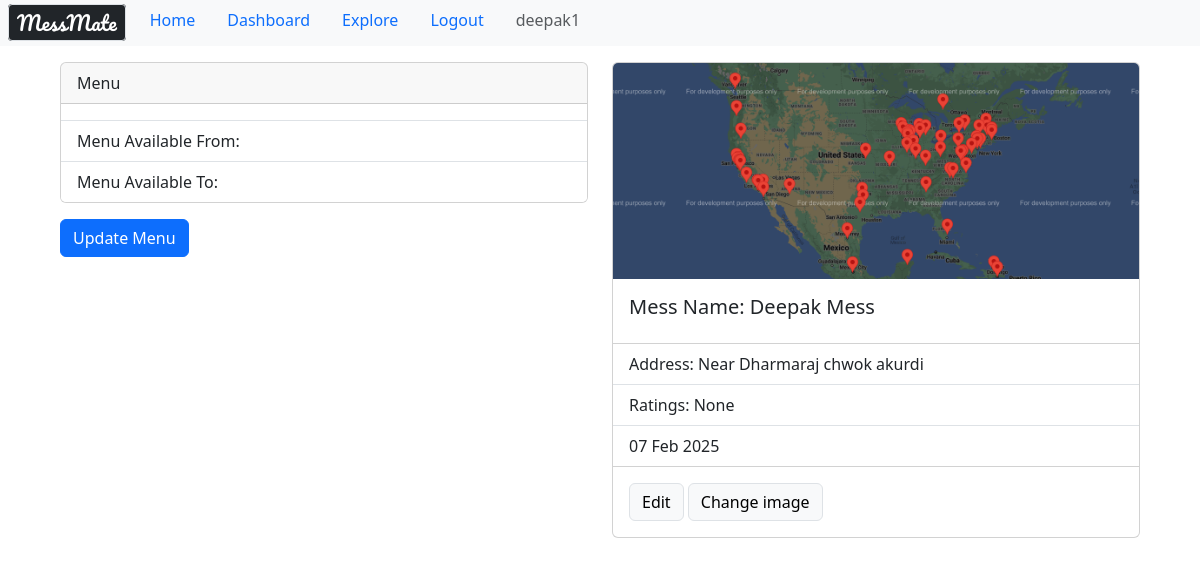
Before: /dashboard/ (signed in) with the older database file.
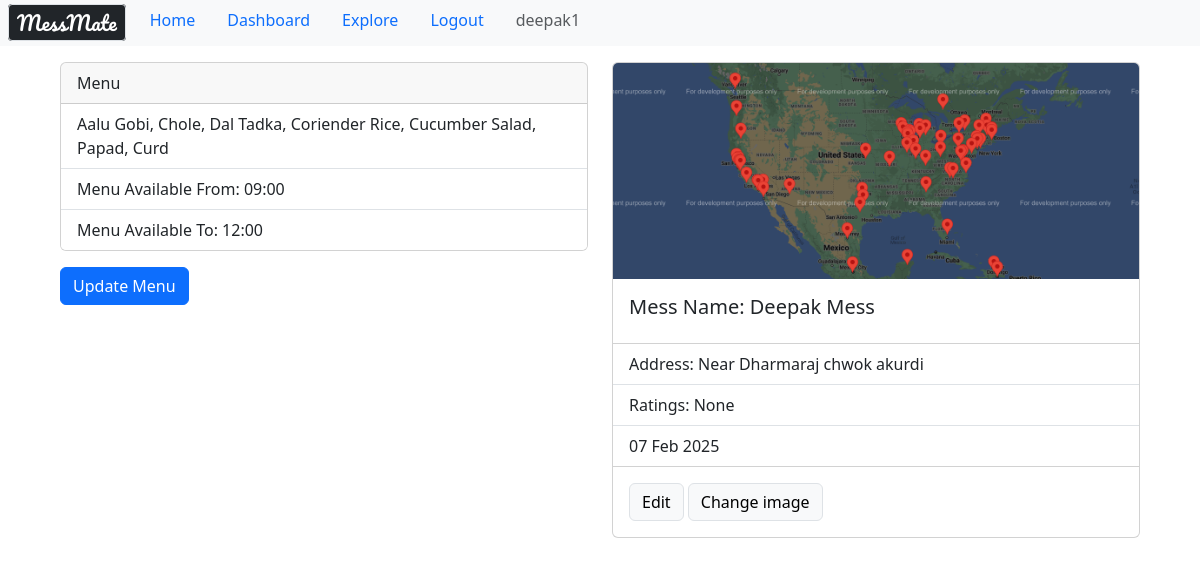
After: the same page with the newer database file.
### accounts/models.py (models this page shows)
class MessmateUser(AbstractBaseUser, PermissionsMixin):
    groups = models.ManyToManyField(
        Group,
        related_name="messmate_users",  # Custom related_name to avoid conflict
        blank=True
    )
    user_permissions = models.ManyToManyField(
        Permission,
        related_name="messmate_users_permissions",  # Custom related_name to avoid conflict
        blank=True
    )
    username = models.CharField(max_length=150, unique=True)
    email = models.EmailField(unique=True)
    first_name = models.CharField(max_length=30, blank=True, null=True)
    last_name = models.CharField(max_length=30, blank=True, null=True)
    is_active = models.BooleanField(default=True)
    is_staff = models.BooleanField(default=False)
    is_mess_owner = models.BooleanField(default=False)
    objects = MessmateUserManager()
    USERNAME_FIELD = 'username'
    REQUIRED_FIELDS = ['email']
    def __str__(self):
        return self.username

### mess_owner/models.py (models this page shows)
class mess(models.Model):
    user_id = models.ForeignKey('accounts.MessmateUser', on_delete=models.CASCADE)
    mess_name = models.CharField(max_length=50)
    loc = models.CharField(max_length=500)
    mess_owner_name = models.CharField(max_length=50)
    mess_image = models.ImageField(upload_to="images")
    mess_ratings = models.IntegerField(validators=[MinValueValidator(0), MaxValueValidator(5)], null=True)
    date_created = models.DateTimeField(default=timezone.now)

### explore/models.py (models this page shows)
class mess_menu(models.Model):
    mess_id = models.OneToOneField(mess, on_delete=models.SET_NULL, null=True)
    menu = models.TextField(null=False)
    from_time = models.TimeField(default='00:00')
    to_time = models.TimeField(default='00:00')

### mess_owner/views.py (the view, shortened to what this page needs)
# urls.py: path('dashboard/', views.mess_owner_dashboard, name='addmenu'),
def mess_owner_dashboard(request):
    mess_obj = mess.objects.filter(user_id=request.user).first()
    menu_obj = mess_menu.objects.filter(mess_id = mess_obj).first()
    if menu_obj is None:
        menu_obj = 'No menu available'
    return render(request, 'dashboard.html' , {'mess': mess_obj , 'menu': menu_obj})

### mess_owner/templates/dashboard.html (shortened to what this page needs)
{% extends "base.html" %}
{% load static %}
{% block content %}
<div class="mx-5 my-3 row">
    <div class="col-6" >
        <div class="card w-100 mb-3" >
            <div class="card-header">
              Menu
            </div>
            <ul class="list-group list-group-flush">
              <li class="list-group-item">
                {% if menu %}
                    {{ menu.menu }}
                {% else %}
                    <p class="text-danger">No menu available</p>
                {% endif %}
              </li>
              <li class="list-group-item">Menu Available From: {{ menu.from_time | time:"H:i" }} </li>
              <li class="list-group-item">Menu Available To: {{ menu.to_time | time:"H:i" }} </li>
            </ul>
        </div>
        <button type="button" class="btn btn-primary" data-bs-toggle="modal" data-bs-target="#exampleModal" data-whatever="@mdo">Update Menu</button>
    </div>
    <div class="col-6">
        <div class="card w-100" >
            <img src="/media/{{mess.mess_image}}" class="card-img-top" alt="mess-image" >
            <div class="card-body">
              <h5 class="card-title">Mess Name: {{mess.mess_name}}</h5>
            </div>
            <ul class="list-group list-group-flush">
              <li class="list-group-item">Address: {{mess.loc}}</li>
              <li class="list-group-item">Ratings: {{mess.mess_ratings}}</li>
              <li class="list-group-item">{{ mess.date_created | date:"d M Y" }}</li>
            </ul>
            <div class="card-body">
              <a class="btn btn-light border" href="#" class="card-link">Edit</a>
              <a class="btn btn-light border" href="#" class="card-link">Change image</a>
            </div>
          </div>
    </div>
</div>
{% endblock content %}

### templates/base.html (shortened to what this page needs)
<!DOCTYPE html>
{% load static %}
<html lang="en">
<head>
    <link href="https://cdn.jsdelivr.net/npm/bootstrap@5.3.3/dist/css/bootstrap.min.css" rel="stylesheet">
</head>
<body>
    <ul class="nav justify-content-start bg-light">
      <div class = "m-2 ">
        <a class="navbar-brand border rounded-1 px-2 bg-dark" href="/" style="
          font-family: Pacifico;
          font-size: 20px;
          font-style: normal;
          color: white;"
        > MessMate</a>
      </div>
        <li class="nav-item">
          <a class="nav-link" href="/">Home</a>
        </li>
        {% if request.user.is_authenticated %}
          {% if request.user.is_mess_owner %}
            <li class="nav-item">
              <a class="nav-link" href="/dashboard">Dashboard</a>
            </li>
          {% endif %}
        {% endif %}
        <li class="nav-item">
            <a class="nav-link" href="/explore">Explore</a>
        </li>
        {% if request.user.is_authenticated %}
            <li class="nav-item">
                <a class="nav-link" href="/accounts/logout">Logout</a>
            </li>
        {% endif %}
        <li class="nav-item">
          <a class="nav-link disabled" href="#" tabindex="-1" aria-disabled="true">{{request.user}}</a>
        </li>
      </ul>
      {% block  content%}
      {% endblock content %}
</body>
</html>

Changed rows visible on the page:
added mess_menu: menu "Aalu Gobi, Chole, Dal Tadka, Coriender Rice, Cucumber Salad, Papad, Curd", from_time "09:00", to_time "12:00"
